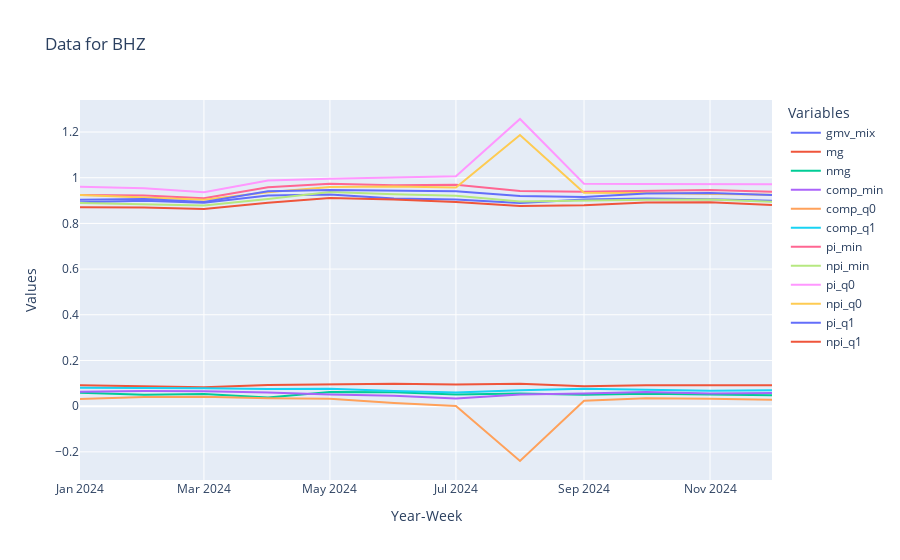

The notebook cell saved with this chart:
### Code cell
import pandas as pd
import plotly.express as px
import ipywidgets as widgets
from ipywidgets import interact

# Assuming df_final2 is your DataFrame with 'year_week' as a categorical string
# Ensure 'year_week' is treated as categorical
df_final2['year_week'] = df_final2['year_week'].astype('category')

# Function to plot data for a single city with numerical variables
def plot_city_data(city):
    fig = px.line(df_final2[df_final2['city'] == city], x='year_week',
                  y=['gmv_mix', 'mg', 'nmg', 'comp_min', 'comp_q0', 'comp_q1',
                     'pi_min', 'npi_min', 'pi_q0', 'npi_q0', 'pi_q1', 'npi_q1'],
                  title=f'Data for {city}',
                  labels={'value': 'Values', 'variable': 'Variables', 'year_week': 'Year-Week'},
                  category_orders={'year_week': df_final2['year_week'].unique()})

    fig.update_layout(xaxis_title='Year-Week', yaxis_title='Values')

    fig.show()

# Get unique city names
city_names = pd.Series(df_final2.city.unique()).sort_values()

# Create dropdown widget
dropdown = widgets.Dropdown(options=city_names, description='Select City:')

# Interact function to update plot based on dropdown selection
interact(plot_city_data, city=dropdown)

### Figure 1 — Plotly figure (JSON) as saved in the notebook; plotly's stock layout.template omitted (floating-point values rounded to 4 significant figures)
{"data": [{"hovertemplate": "Variables=gmv_mix<br>Year-Week=%{x}<br>Values=%{y}<extra></extra>", "legendgroup": "gmv_mix", "line": {"color": "#636efa", "dash": "solid"}, "mode": "lines", "name": "gmv_mix", "orientation": "v", "showlegend": true, "type": "scatter", "x": ["2024-00", "2024-01", "2024-02", "2024-03", "2024-04", "2024-05", "2024-06", "2024-07", "2024-08", "2024-09", "2024-10", "2024-11", "2024-12", "2024-13", "2024-14", "2024-15", "2024-16", "2024-17", "2024-18", "2024-19", "2024-20", "2024-21", "2024-22", "2024-23", "2024-24"], "xaxis": "x", "y": [0.8756, 0.8922, 0.8989, 0.8902, 0.9219, 0.926, 0.9095, 0.9049, 0.8888, 0.9042, 0.9087, 0.9061, 0.8993, 0.875, 0.8822, 0.9023, 0.9203, 0.9123, 0.8895, 0.9182, 0.9002, 0.8733, 0.8862, 0.8688, 0.888], "yaxis": "y"}, {"hovertemplate": "Variables=mg<br>Year-Week=%{x}<br>Values=%{y}<extra></extra>", "legendgroup": "mg", "line": {"color": "#EF553B", "dash": "solid"}, "mode": "lines", "name": "mg", "orientation": "v", "showlegend": true, "type": "scatter", "x": ["2024-00", "2024-01", "2024-02", "2024-03", "2024-04", "2024-05", "2024-06", "2024-07", "2024-08", "2024-09", "2024-10", "2024-11", "2024-12", "2024-13", "2024-14", "2024-15", "2024-16", "2024-17", "2024-18", "2024-19", "2024-20", "2024-21", "2024-22", "2024-23", "2024-24"], "xaxis": "x", "y": [0.09391, 0.0914, 0.08807, 0.08242, 0.09269, 0.09475, 0.09825, 0.09497, 0.09765, 0.08693, 0.09171, 0.09154, 0.09108, 0.09019, 0.09725, 0.09239, 0.08709, 0.08676, 0.09225, 0.09797, 0.1067, 0.1075, 0.1005, 0.09481, 0.09622], "yaxis": "y"}, {"hovertemplate": "Variables=nmg<br>Year-Week=%{x}<br>Values=%{y}<extra></extra>", "legendgroup": "nmg", "line": {"color": "#00cc96", "dash": "solid"}, "mode": "lines", "name": "nmg", "orientation": "v", "showlegend": true, "type": "scatter", "x": ["2024-00", "2024-01", "2024-02", "2024-03", "2024-04", "2024-05", "2024-06", "2024-07", "2024-08", "2024-09", "2024-10", "2024-11", "2024-12", "2024-13", "2024-14", "2024-15", "2024-16", "2024-17", "2024-18", "2024-19", "2024-20", "2024-21", "2024-22", "2024-23", "2024-24"], "xaxis": "x", "y": [0.05588, 0.0584, 0.04942, 0.05283, 0.0376, 0.06152, 0.06114, 0.05055, 0.05496, 0.05012, 0.05392, 0.05057, 0.04743, 0.04796, 0.0545, 0.04894, 0.04846, 0.057, 0.06053, 0.0504, 0.06926, 0.07174, 0.07632, 0.07599, 0.07973], "yaxis": "y"}, {"hovertemplate": "Variables=comp_min<br>Year-Week=%{x}<br>Values=%{y}<extra></extra>", "legendgroup": "comp_min", "line": {"color": "#ab63fa", "dash": "solid"}, "mode": "lines", "name": "comp_min", "orientation": "v", "showlegend": true, "type": "scatter", "x": ["2024-00", "2024-01", "2024-02", "2024-03", "2024-04", "2024-05", "2024-06", "2024-07", "2024-08", "2024-09", "2024-10", "2024-11", "2024-12", "2024-13", "2024-14", "2024-15", "2024-16", "2024-17", "2024-18", "2024-19", "2024-20", "2024-21", "2024-22", "2024-23", "2024-24"], "xaxis": "x", "y": [0.0572, 0.06312, 0.06684, 0.06483, 0.05996, 0.05123, 0.04526, 0.03392, 0.0509, 0.0555, 0.0615, 0.05571, 0.05759, 0.05436, 0.05638, 0.05218, 0.04821, 0.05809, 0.0614, 0.06831, 0.07763, 0.07921, 0.08895, 0.08661, 0.07255], "yaxis": "y"}, {"hovertemplate": "Variables=comp_q0<br>Year-Week=%{x}<br>Values=%{y}<extra></extra>", "legendgroup": "comp_q0", "line": {"color": "#FFA15A", "dash": "solid"}, "mode": "lines", "name": "comp_q0", "orientation": "v", "showlegend": true, "type": "scatter", "x": ["2024-00", "2024-01", "2024-02", "2024-03", "2024-04", "2024-05", "2024-06", "2024-07", "2024-08", "2024-09", "2024-10", "2024-11", "2024-12", "2024-13", "2024-14", "2024-15", "2024-16", "2024-17", "2024-18", "2024-19", "2024-20", "2024-21", "2024-22", "2024-23", "2024-24"], "xaxis": "x", "y": [0.03123, 0.0318, 0.0398, 0.04139, 0.03436, 0.03188, 0.01373, 0.001156, -0.2402, 0.02338, 0.03441, 0.03265, 0.02796, 0.02839, 0.03275, 0.02606, 0.03215, 0.0299, 0.03257, 0.03707, 0.05578, 0.05569, 0.0607, 0.05817, 0.06257], "yaxis": "y"}, {"hovertemplate": "Variables=comp_q1<br>Year-Week=%{x}<br>Values=%{y}<extra></extra>", "legendgroup": "comp_q1", "line": {"color": "#19d3f3", "dash": "solid"}, "mode": "lines", "name": "comp_q1", "orientation": "v", "showlegend": true, "type": "scatter", "x": ["2024-00", "2024-01", "2024-02", "2024-03", "2024-04", "2024-05", "2024-06", "2024-07", "2024-08", "2024-09", "2024-10", "2024-11", "2024-12", "2024-13", "2024-14", "2024-15", "2024-16", "2024-17", "2024-18", "2024-19", "2024-20", "2024-21", "2024-22", "2024-23", "2024-24"], "xaxis": "x", "y": [0.07656, 0.08093, 0.08064, 0.07868, 0.0751, 0.07576, 0.06599, 0.06009, 0.0693, 0.07561, 0.07185, 0.06702, 0.06983, 0.06426, 0.07112, 0.06834, 0.07082, 0.06957, 0.0732, 0.08264, 0.08749, 0.08584, 0.08958, 0.09004, 0.08729], "yaxis": "y"}, {"hovertemplate": "Variables=pi_min<br>Year-Week=%{x}<br>Values=%{y}<extra></extra>", "legendgroup": "pi_min", "line": {"color": "#FF6692", "dash": "solid"}, "mode": "lines", "name": "pi_min", "orientation": "v", "showlegend": true, "type": "scatter", "x": ["2024-00", "2024-01", "2024-02", "2024-03", "2024-04", "2024-05", "2024-06", "2024-07", "2024-08", "2024-09", "2024-10", "2024-11", "2024-12", "2024-13", "2024-14", "2024-15", "2024-16", "2024-17", "2024-18", "2024-19", "2024-20", "2024-21", "2024-22", "2024-23", "2024-24"], "xaxis": "x", "y": [0.9167, 0.9239, 0.9226, 0.91, 0.958, 0.9736, 0.9674, 0.9696, 0.9414, 0.9387, 0.9426, 0.9463, 0.9382, 0.9161, 0.9294, 0.948, 0.9638, 0.9454, 0.9254, 0.9521, 0.9347, 0.9071, 0.8992, 0.8774, 0.914], "yaxis": "y"}, {"hovertemplate": "Variables=npi_min<br>Year-Week=%{x}<br>Values=%{y}<extra></extra>", "legendgroup": "npi_min", "line": {"color": "#B6E880", "dash": "solid"}, "mode": "lines", "name": "npi_min", "orientation": "v", "showlegend": true, "type": "scatter", "x": ["2024-00", "2024-01", "2024-02", "2024-03", "2024-04", "2024-05", "2024-06", "2024-07", "2024-08", "2024-09", "2024-10", "2024-11", "2024-12", "2024-13", "2024-14", "2024-15", "2024-16", "2024-17", "2024-18", "2024-19", "2024-20", "2024-21", "2024-22", "2024-23", "2024-24"], "xaxis": "x", "y": [0.8756, 0.8896, 0.8852, 0.8787, 0.9072, 0.9372, 0.9271, 0.921, 0.8955, 0.901, 0.9036, 0.9047, 0.8946, 0.8723, 0.885, 0.9035, 0.9236, 0.9146, 0.892, 0.9038, 0.8953, 0.8693, 0.8749, 0.8589, 0.8973], "yaxis": "y"}, {"hovertemplate": "Variables=pi_q0<br>Year-Week=%{x}<br>Values=%{y}<extra></extra>", "legendgroup": "pi_q0", "line": {"color": "#FF97FF", "dash": "solid"}, "mode": "lines", "name": "pi_q0", "orientation": "v", "showlegend": true, "type": "scatter", "x": ["2024-00", "2024-01", "2024-02", "2024-03", "2024-04", "2024-05", "2024-06", "2024-07", "2024-08", "2024-09", "2024-10", "2024-11", "2024-12", "2024-13", "2024-14", "2024-15", "2024-16", "2024-17", "2024-18", "2024-19", "2024-20", "2024-21", "2024-22", "2024-23", "2024-24"], "xaxis": "x", "y": [0.9459, 0.96, 0.9535, 0.9361, 0.9874, 0.9958, 1.002, 1.006, 1.257, 0.9737, 0.973, 0.9725, 0.9717, 0.9451, 0.9557, 0.9769, 0.9823, 0.9764, 0.9569, 0.9865, 0.9591, 0.9336, 0.9313, 0.9091, 0.9252], "yaxis": "y"}, {"hovertemplate": "Variables=npi_q0<br>Year-Week=%{x}<br>Values=%{y}<extra></extra>", "legendgroup": "npi_q0", "line": {"color": "#FECB52", "dash": "solid"}, "mode": "lines", "name": "npi_q0", "orientation": "v", "showlegend": true, "type": "scatter", "x": ["2024-00", "2024-01", "2024-02", "2024-03", "2024-04", "2024-05", "2024-06", "2024-07", "2024-08", "2024-09", "2024-10", "2024-11", "2024-12", "2024-13", "2024-14", "2024-15", "2024-16", "2024-17", "2024-18", "2024-19", "2024-20", "2024-21", "2024-22", "2024-23", "2024-24"], "xaxis": "x", "y": [0.9038, 0.9244, 0.9146, 0.904, 0.936, 0.9589, 0.9613, 0.957, 1.187, 0.9342, 0.9326, 0.9295, 0.9258, 0.8998, 0.9095, 0.9304, 0.941, 0.9441, 0.9227, 0.9365, 0.9189, 0.8951, 0.9065, 0.8898, 0.9081], "yaxis": "y"}, {"hovertemplate": "Variables=pi_q1<br>Year-Week=%{x}<br>Values=%{y}<extra></extra>", "legendgroup": "pi_q1", "line": {"color": "#636efa", "dash": "solid"}, "mode": "lines", "name": "pi_q1", "orientation": "v", "showlegend": true, "type": "scatter", "x": ["2024-00", "2024-01", "2024-02", "2024-03", "2024-04", "2024-05", "2024-06", "2024-07", "2024-08", "2024-09", "2024-10", "2024-11", "2024-12", "2024-13", "2024-14", "2024-15", "2024-16", "2024-17", "2024-18", "2024-19", "2024-20", "2024-21", "2024-22", "2024-23", "2024-24"], "xaxis": "x", "y": [0.8943, 0.9037, 0.9069, 0.8941, 0.9408, 0.9463, 0.9438, 0.9407, 0.9204, 0.9157, 0.9305, 0.9335, 0.9239, 0.9042, 0.9116, 0.9297, 0.939, 0.9321, 0.9114, 0.9356, 0.923, 0.8994, 0.8989, 0.8734, 0.8972], "yaxis": "y"}, {"hovertemplate": "Variables=npi_q1<br>Year-Week=%{x}<br>Values=%{y}<extra></extra>", "legendgroup": "npi_q1", "line": {"color": "#EF553B", "dash": "solid"}, "mode": "lines", "name": "npi_q1", "orientation": "v", "showlegend": true, "type": "scatter", "x": ["2024-00", "2024-01", "2024-02", "2024-03", "2024-04", "2024-05", "2024-06", "2024-07", "2024-08", "2024-09", "2024-10", "2024-11", "2024-12", "2024-13", "2024-14", "2024-15", "2024-16", "2024-17", "2024-18", "2024-19", "2024-20", "2024-21", "2024-22", "2024-23", "2024-24"], "xaxis": "x", "y": [0.8541, 0.8703, 0.8698, 0.8633, 0.8909, 0.911, 0.9043, 0.8937, 0.8758, 0.8791, 0.8918, 0.8921, 0.8808, 0.8611, 0.8679, 0.8858, 0.8997, 0.9013, 0.8786, 0.8882, 0.8842, 0.8619, 0.8746, 0.8548, 0.8806], "yaxis": "y"}], "layout": {"legend": {"title": {"text": "Variables"}, "tracegroupgap": 0}, "title": {"text": "Data for BHZ"}, "xaxis": {"anchor": "y", "categoryarray": ["2024-00", "2024-01", "2024-02", "2024-03", "2024-04", "2024-05", "2024-06", "2024-07", "2024-08", "2024-09", "2024-10", "2024-11", "2024-12", "2024-13", "2024-14", "2024-15", "2024-16", "2024-17", "2024-18", "2024-19", "2024-20", "2024-21", "2024-22", "2024-23", "2024-24"], "categoryorder": "array", "domain": [0, 1], "title": {"text": "Year-Week"}}, "yaxis": {"anchor": "x", "domain": [0, 1], "title": {"text": "Values"}}}}
